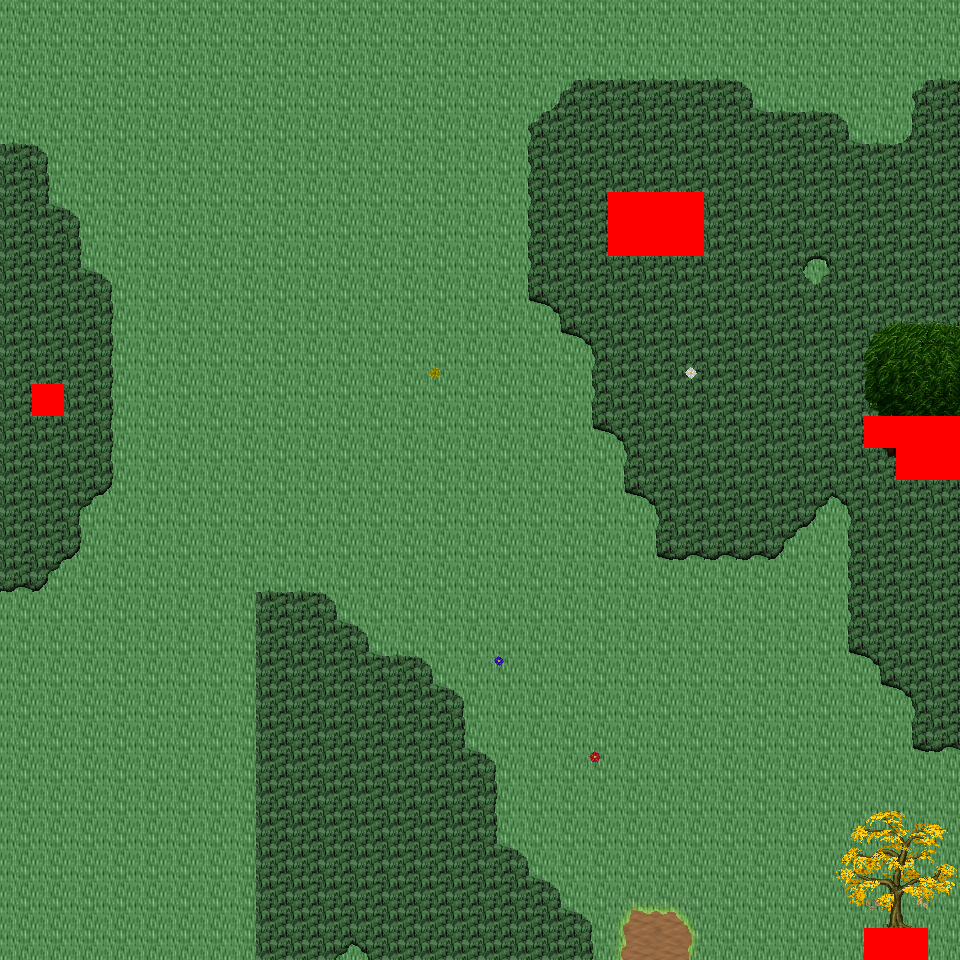

A level layout from a 2D game, rendered from its tile map. Below: a short description, then the map file with tile-grid data replaced by summaries:
An orthogonal 30x30 tile map with 32x32 px tiles, 6 tile layers (Ground, Object, Object2, Above, ...), 18 tilesets and 3 objects (3x mapExit).

<map version="1.0" orientation="orthogonal" renderorder="right-down" width="30" height="30" tilewidth="32" tileheight="32" nextobjectid="4">
  <tileset firstgid="1" name="tileset_logic_collision" tilewidth="32" tileheight="32" tilecount="1" columns="1">
    <image source="../drawable/tileset_logic_collision.png" width="32" height="32" />
  </tileset>
  <tileset firstgid="2" name="tileset_ground_ground" tilewidth="32" tileheight="32" tilecount="33" columns="3">
    <image source="../drawable/tileset_ground_ground.png" width="96" height="352" />
  </tileset>
  <tileset firstgid="35" name="tileset_ground_grass_corners" tilewidth="32" tileheight="32" tilecount="24" columns="6">
    <image source="../drawable/tileset_ground_grass_corners.png" width="192" height="128" />
  </tileset>
  <tileset firstgid="59" name="tileset_ground_grass_edges" tilewidth="32" tileheight="32" tilecount="36" columns="12">
    <image source="../drawable/tileset_ground_grass_edges.png" width="384" height="96" />
  </tileset>
  <tileset firstgid="95" name="tileset_ground_grass_2" tilewidth="32" tileheight="32" tilecount="21" columns="3">
    <image source="../drawable/tileset_ground_grass_2.png" width="96" height="224" />
  </tileset>
  <tileset firstgid="116" name="tileset_plant_leaves" tilewidth="32" tileheight="32" tilecount="8" columns="4">
    <image source="../drawable/tileset_plant_leaves.png" width="128" height="64" />
  </tileset>
  <tileset firstgid="124" name="tileset_plant_tree_tree_darkgreen" tilewidth="32" tileheight="32" tilecount="88" columns="8">
    <image source="../drawable/tileset_plant_tree_tree_darkgreen.png" width="256" height="352" />
  </tileset>
  <tileset firstgid="212" name="tileset_plant_tree_fall_trees" tilewidth="32" tileheight="32" tilecount="40" columns="8">
    <image source="../drawable/tileset_plant_tree_fall_trees.png" width="256" height="160" />
  </tileset>
  <tileset firstgid="252" name="tileset_plant_tree_pine_tree" tilewidth="32" tileheight="32" tilecount="20" columns="4">
    <image source="../drawable/tileset_plant_tree_pine_tree.png" width="128" height="160" />
  </tileset>
  <tileset firstgid="272" name="tileset_plant_stump_hollow_logs" tilewidth="32" tileheight="32" tilecount="6" columns="3">
    <image source="../drawable/tileset_plant_stump_hollow_logs.png" width="96" height="64" />
  </tileset>
  <tileset firstgid="278" name="tileset_plant_stump_small_stump" tilewidth="32" tileheight="32" tilecount="4" columns="2">
    <image source="../drawable/tileset_plant_stump_small_stump.png" width="64" height="64" />
  </tileset>
  <tileset firstgid="282" name="tileset_plant_stump_stump_pale_purple" tilewidth="32" tileheight="32" tilecount="4" columns="2">
    <image source="../drawable/tileset_plant_stump_stump_pale_purple.png" width="64" height="64" />
  </tileset>
  <tileset firstgid="286" name="tileset_plant_flower_daisy_blue" tilewidth="32" tileheight="32" tilecount="8" columns="2">
    <image source="../drawable/tileset_plant_flower_daisy_blue.png" width="64" height="128" />
  </tileset>
  <tileset firstgid="294" name="tileset_plant_flower_daisy_red" tilewidth="32" tileheight="32" tilecount="8" columns="2">
    <image source="../drawable/tileset_plant_flower_daisy_red.png" width="64" height="128" />
  </tileset>
  <tileset firstgid="302" name="tileset_plant_flower_daisy_white" tilewidth="32" tileheight="32" tilecount="8" columns="2">
    <image source="../drawable/tileset_plant_flower_daisy_white.png" width="64" height="128" />
  </tileset>
  <tileset firstgid="310" name="tileset_plant_flower_daisy_yellow" tilewidth="32" tileheight="32" tilecount="8" columns="2">
    <image source="../drawable/tileset_plant_flower_daisy_yellow.png" width="64" height="128" />
  </tileset>
  <tileset firstgid="318" name="tileset_logic_creature_ent" tilewidth="32" tileheight="32" tilecount="4" columns="4">
    <image source="../drawable/tileset_logic_creature_ent.png" width="128" height="32" />
  </tileset>
  <tileset firstgid="322" name="tileset_logic_creature_animal" tilewidth="32" tileheight="32" tilecount="32" columns="8">
    <image source="../drawable/tileset_logic_creature_animal.png" width="256" height="128" />
  </tileset>
  <layer name="Ground" width="30" height="30">
    <data>[900 cells, 900 non-empty, 3 distinct tile ids]</data>
  </layer>
  <layer name="Object" width="30" height="30">
    <data>[900 cells, 126 non-empty, 37 distinct tile ids]</data>
  </layer>
  <layer name="Object2" width="30" height="30">
    <data>[900 cells, 4 non-empty, 4 distinct tile ids]</data>
  </layer>
  <layer name="Above" width="30" height="30">
    <data>[900 cells, 25 non-empty, 25 distinct tile ids]</data>
  </layer>
  <layer name="Above2" width="30" height="30">
    <data>[900 cells, 0 non-empty, 0 distinct tile ids]</data>
  </layer>
  <layer name="Walkable" width="30" height="30">
    <data>[900 cells, 14 non-empty, 1 distinct tile ids]</data>
  </layer>
  <objectgroup name="MapEvents">
    <object id="1" name="south" type="mapExit" x="0" y="928" width="864" height="32">
      <properties>
        <property name="map" value="level_0_x21_y26" />
        <property name="x" value="0" />
        <property name="y" value="1" />
      </properties>
    </object>
    <object id="2" name="south2" type="mapExit" x="928" y="928" width="32" height="32">
      <properties>
        <property name="map" value="level_0_x21_y26" />
        <property name="x" value="29" />
        <property name="y" value="1" />
      </properties>
    </object>
    <object id="3" name="west" type="mapExit" x="0" y="0" width="32" height="960">
      <properties>
        <property name="map" value="level_0_x20_y25" />
        <property name="x" value="28" />
        <property name="y" value="0" />
      </properties>
    </object>
  </objectgroup>
</map>
